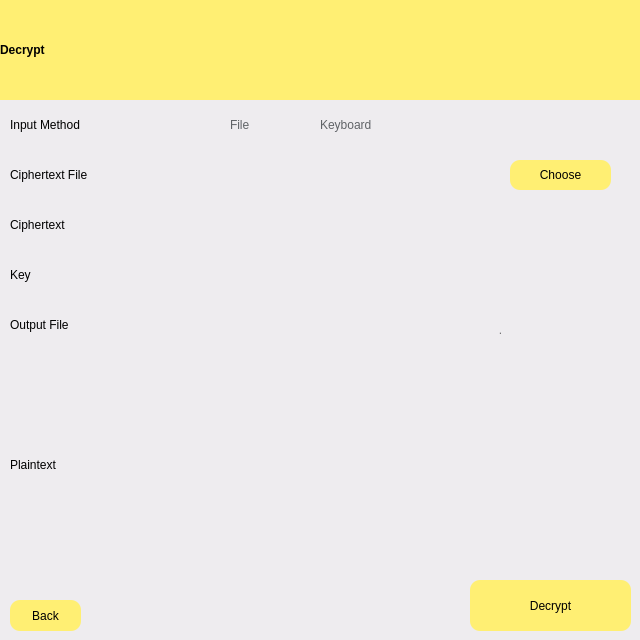
<?xml version="1.0" encoding="UTF-8"?>
<ui version="4.0">
 <class>Widget</class>
 <widget class="QWidget" name="Widget">
  <property name="geometry">
   <rect>
    <x>0</x>
    <y>0</y>
    <width>640</width>
    <height>640</height>
   </rect>
  </property>
  <property name="windowTitle">
   <string>Widget</string>
  </property>
  <property name="styleSheet">
   <string notr="true">background-color: rgb(238, 236, 239);</string>
  </property>
  <widget class="QWidget" name="widget1" native="true">
   <property name="geometry">
    <rect>
     <x>0</x>
     <y>0</y>
     <width>640</width>
     <height>640</height>
    </rect>
   </property>
   <property name="styleSheet">
    <string notr="true">QWidget#widget1 {background-color: rgb(147, 205, 255);};

</string>
   </property>
   <widget class="QLabel" name="label">
    <property name="geometry">
     <rect>
      <x>0</x>
      <y>0</y>
      <width>640</width>
      <height>100</height>
     </rect>
    </property>
    <property name="styleSheet">
     <string notr="true">background-color: rgb(255, 239, 115);
color: rgb(0, 0, 0);
font: 75 40pt &quot;Product Sans&quot;;
font-weight: bold;
</string>
    </property>
    <property name="text">
     <string>Decrypt</string>
    </property>
    <property name="alignment">
     <set>Qt::AlignLeading|Qt::AlignLeft|Qt::AlignVCenter</set>
    </property>
   </widget>
   <widget class="QPushButton" name="goButton">
    <property name="geometry">
     <rect>
      <x>470</x>
      <y>580</y>
      <width>161</width>
      <height>51</height>
     </rect>
    </property>
    <property name="styleSheet">
     <string notr="true">QPushButton#goButton {background-color: rgb(255, 239, 115);
font: 500 17pt &quot;Product Sans&quot;;
border-radius: 10px;}
</string>
    </property>
    <property name="text">
     <string>Decrypt</string>
    </property>
   </widget>
   <widget class="QRadioButton" name="inputButton_1">
    <property name="geometry">
     <rect>
      <x>210</x>
      <y>110</y>
      <width>71</width>
      <height>30</height>
     </rect>
    </property>
    <property name="styleSheet">
     <string notr="true">font: 15pt &quot;Product Sans&quot;;
border-radius: 4px;
color: rgb(96, 99, 103);
background-color: rgba(255, 255, 255, 0);
</string>
    </property>
    <property name="text">
     <string>File</string>
    </property>
    <property name="autoExclusive">
     <bool>true</bool>
    </property>
    <attribute name="buttonGroup">
     <string notr="true">buttonGroup</string>
    </attribute>
   </widget>
   <widget class="QRadioButton" name="inputButton_2">
    <property name="geometry">
     <rect>
      <x>300</x>
      <y>110</y>
      <width>141</width>
      <height>30</height>
     </rect>
    </property>
    <property name="styleSheet">
     <string notr="true">font: 15pt &quot;Product Sans&quot;;
background-color: rgba(255, 255, 255, 0);
border-radius: 4px;
color: rgb(96, 99, 103);
</string>
    </property>
    <property name="text">
     <string>Keyboard</string>
    </property>
    <attribute name="buttonGroup">
     <string notr="true">buttonGroup</string>
    </attribute>
   </widget>
   <widget class="QLineEdit" name="inputFileField">
    <property name="geometry">
     <rect>
      <x>210</x>
      <y>160</y>
      <width>281</width>
      <height>30</height>
     </rect>
    </property>
    <property name="styleSheet">
     <string notr="true">border-radius: 2px;
padding-left: 10px;
color: rgb(116, 116, 118);
</string>
    </property>
    <property name="readOnly">
     <bool>true</bool>
    </property>
   </widget>
   <widget class="QLineEdit" name="keyField">
    <property name="geometry">
     <rect>
      <x>210</x>
      <y>260</y>
      <width>281</width>
      <height>30</height>
     </rect>
    </property>
    <property name="styleSheet">
     <string notr="true">border-radius: 2px;
padding-left: 10px;
color: rgb(116, 116, 118);
</string>
    </property>
   </widget>
   <widget class="QLineEdit" name="inputKeyboardField">
    <property name="geometry">
     <rect>
      <x>210</x>
      <y>210</y>
      <width>401</width>
      <height>30</height>
     </rect>
    </property>
    <property name="styleSheet">
     <string notr="true">border-radius: 2px;
padding-left: 10px;
color: rgb(116, 116, 118);
</string>
    </property>
    <property name="readOnly">
     <bool>true</bool>
    </property>
   </widget>
   <widget class="QPushButton" name="inputFileButton">
    <property name="geometry">
     <rect>
      <x>510</x>
      <y>160</y>
      <width>101</width>
      <height>30</height>
     </rect>
    </property>
    <property name="styleSheet">
     <string notr="true">font: 500 15pt &quot;Product Sans&quot;;
border-radius: 10px;
background-color: rgb(255, 239, 115);


</string>
    </property>
    <property name="text">
     <string>Choose</string>
    </property>
   </widget>
   <widget class="QLineEdit" name="outputFileField">
    <property name="geometry">
     <rect>
      <x>210</x>
      <y>310</y>
      <width>281</width>
      <height>30</height>
     </rect>
    </property>
    <property name="styleSheet">
     <string notr="true">border-radius: 2px;
padding-left: 10px;
color: rgb(116, 116, 118);
</string>
    </property>
   </widget>
   <widget class="QLineEdit" name="outputFormatField">
    <property name="geometry">
     <rect>
      <x>510</x>
      <y>310</y>
      <width>101</width>
      <height>30</height>
     </rect>
    </property>
    <property name="styleSheet">
     <string notr="true">border-radius: 2px;
padding-left: 10px;
color: rgb(116, 116, 118);
</string>
    </property>
   </widget>
   <widget class="QLabel" name="label_5">
    <property name="geometry">
     <rect>
      <x>490</x>
      <y>320</y>
      <width>21</width>
      <height>20</height>
     </rect>
    </property>
    <property name="styleSheet">
     <string notr="true">background-color: rgba(255, 255, 255, 0);
font: 15pt &quot;Product Sans&quot;;
color: rgb(116, 116, 118);</string>
    </property>
    <property name="text">
     <string>.</string>
    </property>
    <property name="alignment">
     <set>Qt::AlignCenter</set>
    </property>
   </widget>
   <widget class="QLabel" name="label_6">
    <property name="geometry">
     <rect>
      <x>10</x>
      <y>110</y>
      <width>171</width>
      <height>30</height>
     </rect>
    </property>
    <property name="styleSheet">
     <string notr="true">background-color: rgba(255, 255, 255, 0);
font: 15pt &quot;Product Sans&quot;;</string>
    </property>
    <property name="text">
     <string>Input Method</string>
    </property>
    <property name="alignment">
     <set>Qt::AlignLeading|Qt::AlignLeft|Qt::AlignVCenter</set>
    </property>
   </widget>
   <widget class="QLabel" name="label_7">
    <property name="geometry">
     <rect>
      <x>10</x>
      <y>160</y>
      <width>171</width>
      <height>30</height>
     </rect>
    </property>
    <property name="styleSheet">
     <string notr="true">background-color: rgba(255, 255, 255, 0);
font: 15pt &quot;Product Sans&quot;;</string>
    </property>
    <property name="text">
     <string>Ciphertext File</string>
    </property>
    <property name="alignment">
     <set>Qt::AlignLeading|Qt::AlignLeft|Qt::AlignVCenter</set>
    </property>
   </widget>
   <widget class="QLabel" name="label_8">
    <property name="geometry">
     <rect>
      <x>10</x>
      <y>210</y>
      <width>171</width>
      <height>30</height>
     </rect>
    </property>
    <property name="styleSheet">
     <string notr="true">background-color: rgba(255, 255, 255, 0);
font: 15pt &quot;Product Sans&quot;;</string>
    </property>
    <property name="text">
     <string>Ciphertext</string>
    </property>
    <property name="alignment">
     <set>Qt::AlignLeading|Qt::AlignLeft|Qt::AlignVCenter</set>
    </property>
   </widget>
   <widget class="QLabel" name="label_10">
    <property name="geometry">
     <rect>
      <x>10</x>
      <y>260</y>
      <width>171</width>
      <height>30</height>
     </rect>
    </property>
    <property name="styleSheet">
     <string notr="true">background-color: rgba(255, 255, 255, 0);
font: 15pt &quot;Product Sans&quot;;</string>
    </property>
    <property name="text">
     <string>Key</string>
    </property>
    <property name="alignment">
     <set>Qt::AlignLeading|Qt::AlignLeft|Qt::AlignVCenter</set>
    </property>
   </widget>
   <widget class="QLabel" name="label_11">
    <property name="geometry">
     <rect>
      <x>10</x>
      <y>310</y>
      <width>181</width>
      <height>30</height>
     </rect>
    </property>
    <property name="styleSheet">
     <string notr="true">background-color: rgba(255, 255, 255, 0);
font: 15pt &quot;Product Sans&quot;;</string>
    </property>
    <property name="text">
     <string>Output File</string>
    </property>
    <property name="alignment">
     <set>Qt::AlignLeading|Qt::AlignLeft|Qt::AlignVCenter</set>
    </property>
   </widget>
   <widget class="QPushButton" name="backButton">
    <property name="geometry">
     <rect>
      <x>10</x>
      <y>600</y>
      <width>71</width>
      <height>31</height>
     </rect>
    </property>
    <property name="styleSheet">
     <string notr="true">QPushButton#backButton {background-color: rgb(255, 239, 115);
font: 500 12pt &quot;Product Sans&quot;;
border-radius: 10px;}
</string>
    </property>
    <property name="text">
     <string>Back</string>
    </property>
   </widget>
   <widget class="QLabel" name="outputField">
    <property name="geometry">
     <rect>
      <x>210</x>
      <y>450</y>
      <width>401</width>
      <height>30</height>
     </rect>
    </property>
    <property name="styleSheet">
     <string notr="true">border-radius: 2px;
padding-left: 10px;
color: rgb(116, 116, 118);
</string>
    </property>
    <property name="text">
     <string/>
    </property>
    <property name="alignment">
     <set>Qt::AlignCenter</set>
    </property>
   </widget>
   <widget class="QLabel" name="label_9">
    <property name="geometry">
     <rect>
      <x>10</x>
      <y>450</y>
      <width>151</width>
      <height>30</height>
     </rect>
    </property>
    <property name="styleSheet">
     <string notr="true">background-color: rgba(255, 255, 255, 0);
font: 15pt &quot;Product Sans&quot;;</string>
    </property>
    <property name="text">
     <string>Plaintext</string>
    </property>
    <property name="alignment">
     <set>Qt::AlignLeading|Qt::AlignLeft|Qt::AlignVCenter</set>
    </property>
   </widget>
   <widget class="QLabel" name="label_3">
    <property name="geometry">
     <rect>
      <x>40</x>
      <y>510</y>
      <width>561</width>
      <height>30</height>
     </rect>
    </property>
    <property name="styleSheet">
     <string notr="true">background-color: rgba(255, 255, 255, 0);
font: 16pt &quot;Product Sans&quot;;</string>
    </property>
    <property name="text">
     <string/>
    </property>
    <property name="alignment">
     <set>Qt::AlignCenter</set>
    </property>
   </widget>
  </widget>
 </widget>
 <resources/>
 <connections/>
 <buttongroups>
  <buttongroup name="buttonGroup"/>
 </buttongroups>
</ui>
